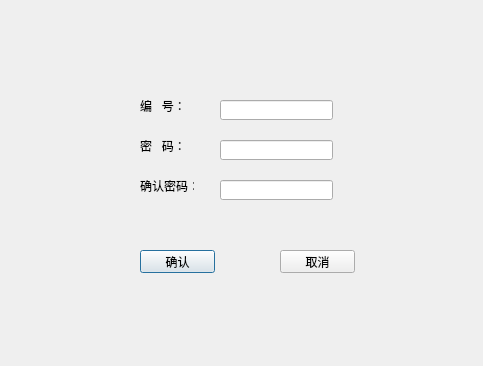
<?xml version="1.0" encoding="UTF-8"?>
<ui version="4.0">
 <class>changePwd</class>
 <widget class="QDialog" name="changePwd">
  <property name="geometry">
   <rect>
    <x>0</x>
    <y>0</y>
    <width>483</width>
    <height>366</height>
   </rect>
  </property>
  <property name="windowTitle">
   <string>changePwd</string>
  </property>
  <widget class="QLabel" name="pwdLab">
   <property name="geometry">
    <rect>
     <x>140</x>
     <y>140</y>
     <width>54</width>
     <height>12</height>
    </rect>
   </property>
   <property name="text">
    <string>密   码：</string>
   </property>
  </widget>
  <widget class="QLabel" name="idLab">
   <property name="geometry">
    <rect>
     <x>140</x>
     <y>100</y>
     <width>54</width>
     <height>12</height>
    </rect>
   </property>
   <property name="text">
    <string>编   号：</string>
   </property>
  </widget>
  <widget class="QLineEdit" name="pwdlineEdit">
   <property name="geometry">
    <rect>
     <x>220</x>
     <y>140</y>
     <width>113</width>
     <height>20</height>
    </rect>
   </property>
  </widget>
  <widget class="QLabel" name="checkPwdLab">
   <property name="geometry">
    <rect>
     <x>140</x>
     <y>180</y>
     <width>54</width>
     <height>12</height>
    </rect>
   </property>
   <property name="text">
    <string>确认密码：</string>
   </property>
  </widget>
  <widget class="QLineEdit" name="idlineEdit">
   <property name="geometry">
    <rect>
     <x>220</x>
     <y>100</y>
     <width>113</width>
     <height>20</height>
    </rect>
   </property>
  </widget>
  <widget class="QLineEdit" name="checkpwdlineEdit">
   <property name="geometry">
    <rect>
     <x>220</x>
     <y>180</y>
     <width>113</width>
     <height>20</height>
    </rect>
   </property>
  </widget>
  <widget class="QPushButton" name="okBtn">
   <property name="geometry">
    <rect>
     <x>140</x>
     <y>250</y>
     <width>75</width>
     <height>23</height>
    </rect>
   </property>
   <property name="text">
    <string>确认</string>
   </property>
  </widget>
  <widget class="QPushButton" name="cancelBtn">
   <property name="geometry">
    <rect>
     <x>280</x>
     <y>250</y>
     <width>75</width>
     <height>23</height>
    </rect>
   </property>
   <property name="text">
    <string>取消</string>
   </property>
  </widget>
 </widget>
 <layoutdefault spacing="6" margin="11"/>
 <resources/>
 <connections>
  <connection>
   <sender>cancelBtn</sender>
   <signal>clicked()</signal>
   <receiver>changePwd</receiver>
   <slot>close()</slot>
   <hints>
    <hint type="sourcelabel">
     <x>318</x>
     <y>271</y>
    </hint>
    <hint type="destinationlabel">
     <x>322</x>
     <y>375</y>
    </hint>
   </hints>
  </connection>
 </connections>
</ui>
